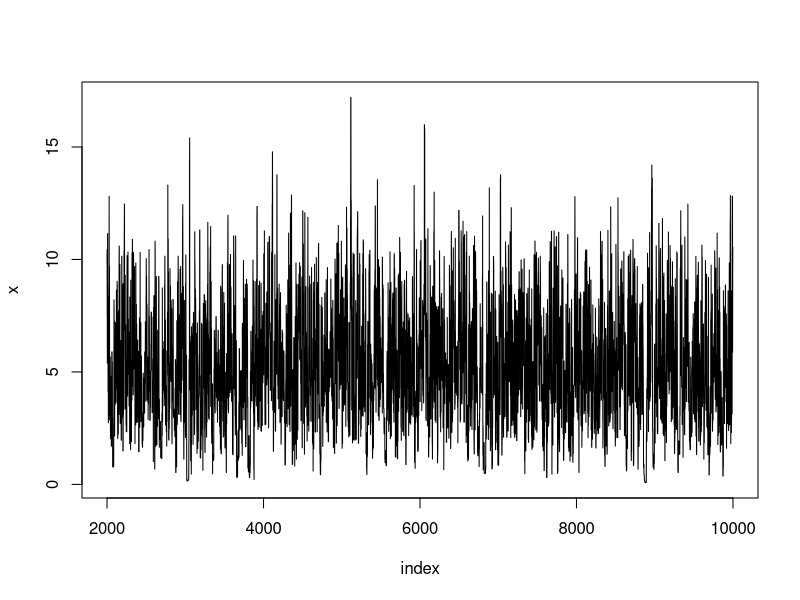

This chart was generated by the following R code:
## ---- chunk 1
knitr::opts_chunk$set(cache=TRUE, autodep=TRUE, cache.comments=TRUE)
## ---- chunk 2
simreps <- 10000
P <- matrix(data = c(0.99, 0.01, 0, 0.5, 0.4, 0.1, 0, 0.25, 0.75), nrow = 3, byrow = TRUE)
n <- nrow(P)
X <- numeric(simreps)
## for a healthy person at time 1
X[1] <- 1

for (t in 1:(simreps-1)) {
    X[t + 1] <- sample(x = 1:n, size = 1, prob = P[X[t], ])
}

cat("Healthy person to start")
table(X)
table(X) / length(X)

## for a severly ill person at time 1
X[1] <- 3

for (t in 1:(simreps-1)) {
    X[t + 1] <- sample(x = 1:n, size = 1, prob = P[X[t], ])
}

cat("Serevely ill person to start")
table(X)
table(X) / length(X)
## ---- chunk 3
## define Rayleigh density
f <- function(x, sigma) {
    if (any(x < 0)) return(0)
    stopifnot(sigma > 0)
    return((x / sigma^2) * exp(-x^2 / (2*sigma^2)))
}

## construct the chain
m <- 10000
sigma <- 4
x <- numeric(m)
x[1] <- rchisq(1, df = 1)
k <- 0 ## rejections to investigate efficiency
u <- runif(m) ## acceptance probabilities

for (i in 2:m) {
    xt <- x[i-1]
    y <- rchisq(1, df = xt)
    num <- f(y, sigma) * dchisq(xt, df = y)
    den <- f(xt, sigma) * dchisq(y, df = xt)
    if (u[i] <= num/den) {
        x[i] <- y 
    } else {
        ## y is rejected
        x[i] <- xt
        k <- k + 1
    }
}

print(k) / m
## ---- chunk 4
## go past burn-in
index <- 2000:10000
y1 <- x[index]
plot(index, y1, type = "l", main = "", ylab = "x")
## ---- chunk 5
## expected value
mean(y1)
## in theory
sigma * sqrt(pi /2)
